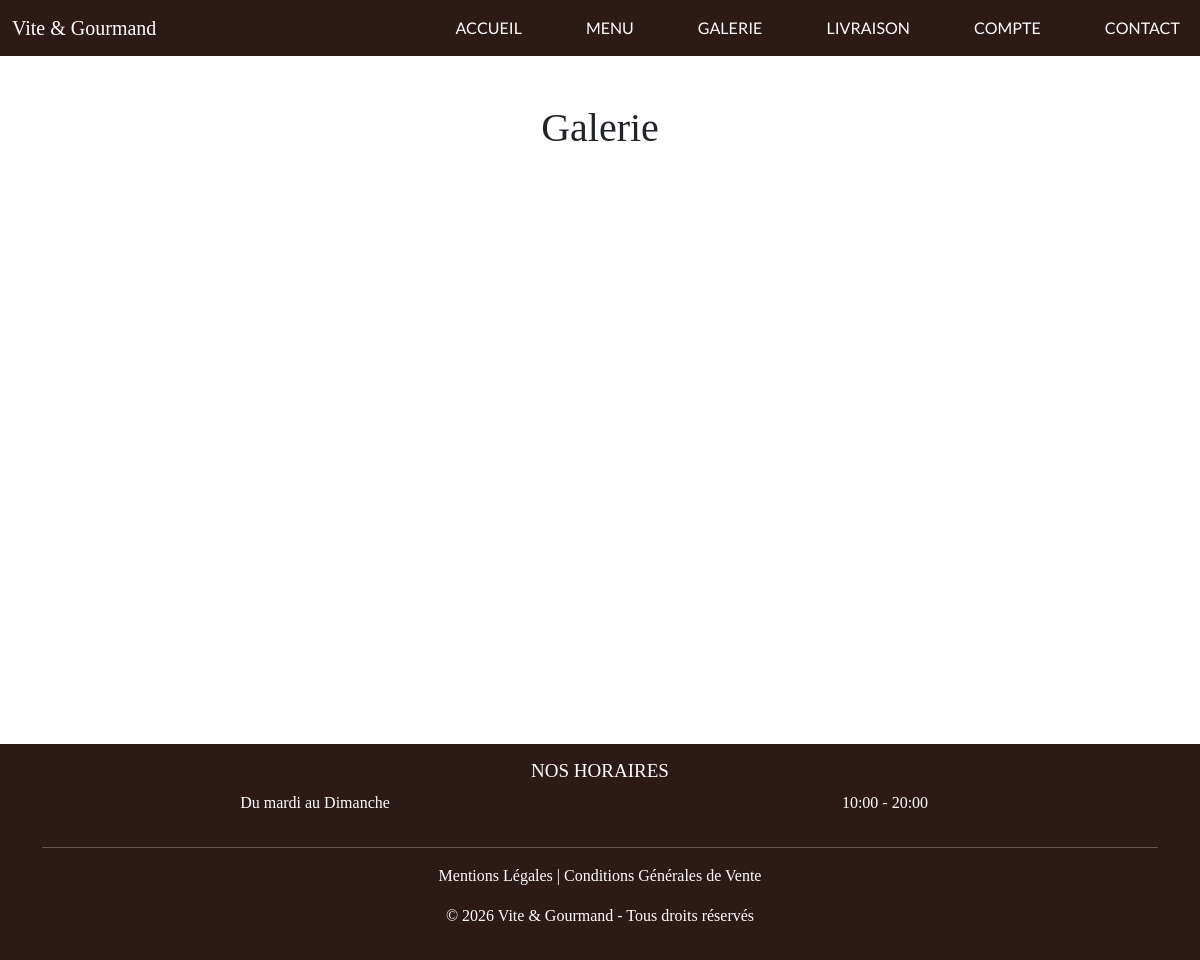
The page /galerie.php on the database as committed earlier.
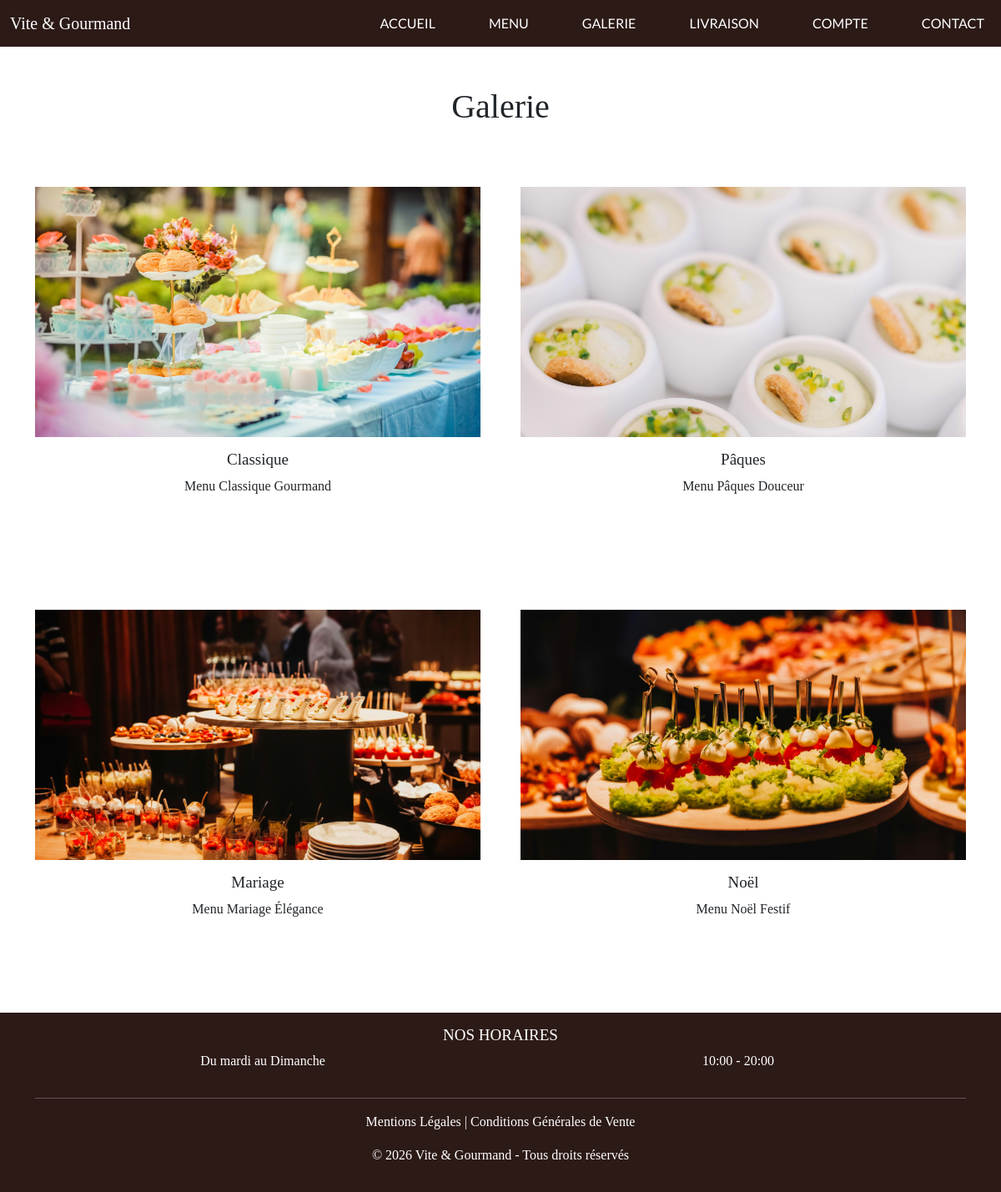
The same page on the database as committed later.
### tables this page shows
CREATE TABLE menu (
    menu_id INT AUTO_INCREMENT PRIMARY KEY,
    titre VARCHAR(150) NOT NULL,
    description TEXT NOT NULL,
    image_principale VARCHAR(255),
    nombre_personnes_min INT NOT NULL,
    prix_min DECIMAL(10,2) NOT NULL,
    conditions_menu TEXT,
    stock_disponible INT NOT NULL DEFAULT 0,
    actif BOOLEAN NOT NULL DEFAULT TRUE
);

CREATE TABLE theme (
    theme_id INT AUTO_INCREMENT PRIMARY KEY,
    libelle VARCHAR(50) NOT NULL UNIQUE
);

### src/Models/Menu.php (called while the page is built, shortened)
<?php
class Menu {
    private PDO $pdo;
    public function __construct(PDO $pdo) {
        $this->pdo = $pdo;
    }
    public function getAll(): array {
        $sql = "
            SELECT menu_id, titre, description, image_principale,
                   nombre_personnes_min, prix_min, conditions_menu, stock_disponible
            FROM menu
            WHERE actif = TRUE
            ORDER BY menu_id ASC
        ";
        $stmt = $this->pdo->query($sql);
        return $stmt->fetchAll();
    }
    public function getThemes(int $menuId): array {
        $sql = "
            SELECT t.libelle
            FROM theme t
            JOIN menu_theme mt ON t.theme_id = mt.theme_id
            WHERE mt.menu_id = :menu_id
        ";
        $stmt = $this->pdo->prepare($sql);
        $stmt->execute([':menu_id' => $menuId]);
        return $stmt->fetchAll();
    }
}

### galerie.php (the view, shortened to what this page needs)
<?php
require_once __DIR__ . '/includes/header.php';
require_once __DIR__ . '/src/Models/Menu.php';
$pdo = Database::getConnection();
$menuModel = new Menu($pdo);
$menus = $menuModel->getAll();
?>
<div class="container my-5">
    <h1 class="text-center mb-5">Galerie</h1>
    <div class="row g-5">
        <?php foreach ($menus as $menu) : ?>
            <?php
            $themes = $menuModel->getThemes($menu['menu_id']);
            $theme = $themes[0]['libelle'] ?? 'Menu';
            ?>
            <div class="col-md-6 mb-5">
                <div class="text-center mt-4">
                    <a href="<?= BASE_URL ?>detail-menus.php?id=<?= $menu['menu_id'] ?>">
                        <img src="<?= htmlspecialchars($menu['image_principale']) ?>"
                             alt="<?= htmlspecialchars($menu['titre']) ?>"
                             class="img-fluid"
                             style="width: 100%; height: 300px; object-fit: cover;">
                    </a>
                    <h3 class="mt-3 mb-2"><?= htmlspecialchars($theme) ?></h3>
                    <p><?= htmlspecialchars($menu['titre']) ?></p>
                </div>
            </div>
        <?php endforeach; ?>
    </div>
</div>
<?php require_once __DIR__ . '/includes/footer.php'; ?>

### includes/header.php (shortened to what this page needs)
<!DOCTYPE html>
<html lang="fr">
<head>
    <link rel="stylesheet" href="<?= BASE_URL ?>scss/main.css">
</head>
<body>
<header>
    <nav class="navbar navbar-expand-lg bg-dark" data-bs-theme="dark">
        <div class="container-fluid">
            <a class="navbar-brand text-white" href="<?= BASE_URL ?>">Vite & Gourmand</a>
            <div class="collapse navbar-collapse" id="navbarNav">
                <ul class="navbar-nav ms-auto gap-5">
                    <li class="nav-item"><a class="nav-link text-white" href="<?= BASE_URL ?>">ACCUEIL</a></li>
                    <li class="nav-item"><a class="nav-link text-white" href="<?= BASE_URL ?>menus.php">MENU</a></li>
                    <li class="nav-item"><a class="nav-link text-white" href="<?= BASE_URL ?>galerie.php">GALERIE</a></li>
                    <li class="nav-item"><a class="nav-link text-white" href="<?= BASE_URL ?>livraison.php">LIVRAISON</a></li>
                    <?php if (!isset($_SESSION['utilisateur_id'])) : ?>
                        <li class="nav-item"><a class="nav-link text-white" href="<?= BASE_URL ?>compte.php">COMPTE</a></li>
                    <?php endif; ?>
                    <li class="nav-item"><a class="nav-link text-white" href="<?= BASE_URL ?>contact.php">CONTACT</a></li>
                </ul>
            </div>
        </div>
    </nav>
</header>
<main id="main-page" style="min-height: 80vh;">

### includes/footer.php (shortened to what this page needs)
</main>
<footer class="bg-dark text-white text-center py-3">
    <div class="container">
        <h3>NOS HORAIRES</h3>
        <div class="row">
            <div class="col-md-6"><p>Du mardi au Dimanche</p></div>
            <div class="col-md-6"><p>10:00 - 20:00</p></div>
        </div>
        <hr>
        <p>
            <a href="<?= BASE_URL ?>mentions-legales.php" class="text-white text-decoration-none">Mentions Légales</a>
            |
            <a href="<?= BASE_URL ?>cgv.php" class="text-white text-decoration-none">Conditions Générales de Vente</a>
        </p>
        <p>&copy; <?= date('Y') ?> Vite & Gourmand - Tous droits réservés</p>
    </div>
</footer>
</body>
</html>

Rows that differ between the two databases and show on the page:
added menu: image_principale (picture), theme.libelle "Classique", titre "Menu Classique Gourmand"
added menu: image_principale (picture), theme.libelle "Pâques", titre "Menu Pâques Douceur"
added menu: image_principale (picture), theme.libelle "Mariage", titre "Menu Mariage Élégance"
added menu: image_principale (picture), theme.libelle "Noël", titre "Menu Noël Festif"
